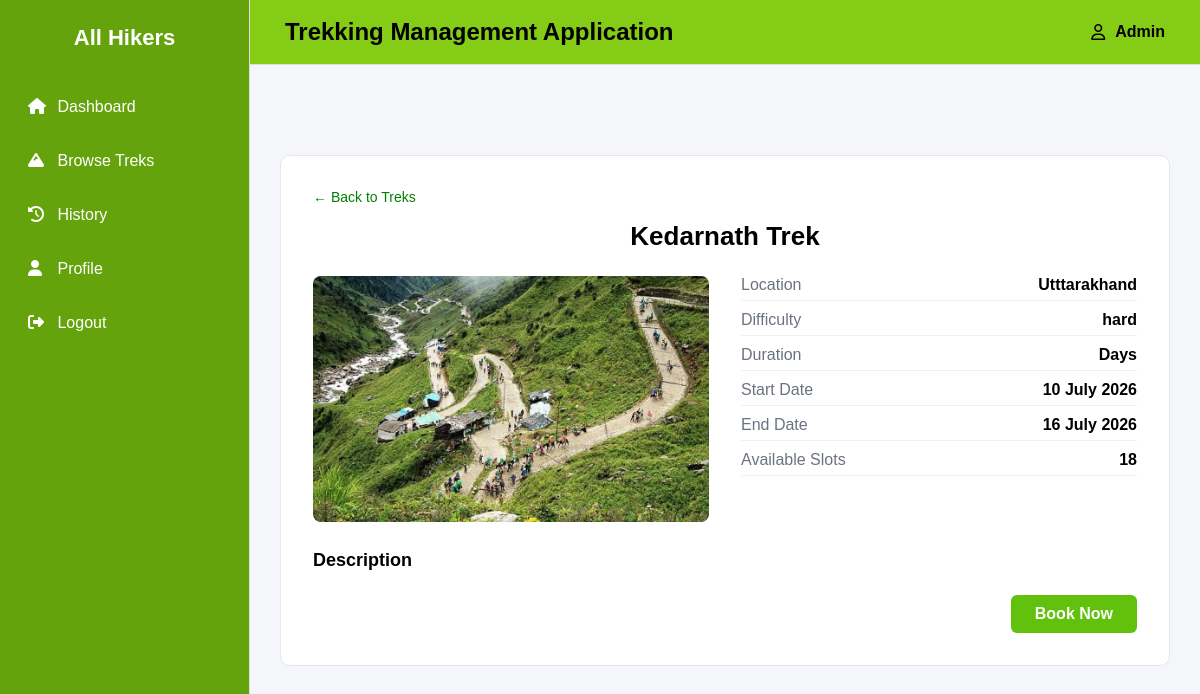
Before: /user_dashboard/browse_treks/1 with the older database file.
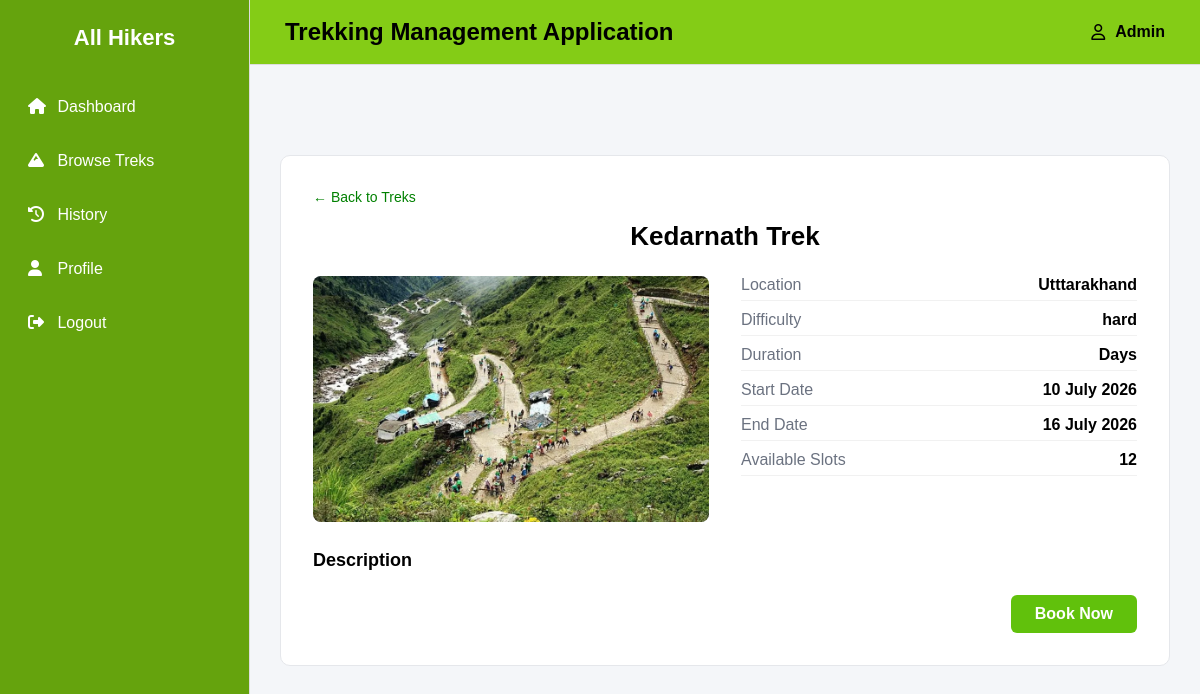
After: the same page with the newer database file.
### backend/models.py (models this page shows)
class Trek(db.Model):
    __tablename__="trek"
    id = db.Column(db.Integer,primary_key=True)
    trek_name = db.Column(db.String,nullable=False)
    location = db.Column(db.String,nullable=False)
    difficulty = db.Column(db.String,nullable=False)
    duration_days = db.Column(db.Integer,nullable=False)
    available_slots = db.Column(db.Integer,nullable=False)
    assigned_staff_id = db.Column(db.Integer, db.ForeignKey("staff_profile.id"),nullable=True)
    status = db.Column(db.String,default="Available")
    start_date = db.Column(db.Date,nullable=False)
    end_date = db.Column(db.Date,nullable=False)
    bookings=db.relationship("Booking",cascade="all,delete",backref="trek",lazy=True) #Trek can access all of its bookings

### backend/controllers.py (the view)
@auth_bp.route('/user_dashboard/browse_treks/<int:trek_id>')
def trek_details(trek_id):
    trek = Trek.query.get(trek_id)
    if not trek:
        flash('Trek not found', 'danger')
        return redirect(url_for('auth.user_dashboard', name=session.get('username'), id=session.get('id')))
    slug = trek.trek_name.strip().lower().replace(' ', '_') + '.html'
    return render_template([slug, 'trek_details_generic.html'], trek=trek)

### templates/kedarnath_trek.html (shortened to what this page needs)
{% extends "base.html" %}
{% block content %}
<link rel="stylesheet" href="{{ url_for('static', filename='css/trek_details.css') }}">
<div class="trek-detail-container">
    <a href="{{ url_for('auth.browse_treks') }}" class="back-link">&larr; Back to Treks</a>
    <h1 class="trek-title">Kedarnath Trek</h1>
    <div class="trek-detail-grid">
        <div class="trek-image">
                <img src="/static/images/Trekking-Routes-Kedarnath.webp" alt="{{ trek.name }}">
        </div>
        <div class="trek-info">
            <div class="info-row">
                <span class="info-label">Location</span>
                <span class="info-value">{{ trek.location }}</span>
            </div>
            <div class="info-row">
                <span class="info-label">Difficulty</span>
                <span class="info-value">{{ trek.difficulty }}</span>
            </div>
            <div class="info-row">
                <span class="info-label">Duration</span>
                <span class="info-value">{{ trek.duration }} Days</span>
            </div>
            <div class="info-row">
                <span class="info-label">Start Date</span>
                <span class="info-value">{{ trek.start_date.strftime('%d %B %Y') }}</span>
            </div>
            <div class="info-row">
                <span class="info-label">End Date</span>
                <span class="info-value">{{ trek.end_date.strftime('%d %B %Y') }}</span>
            </div>
            <div class="info-row">
                <span class="info-label">Available Slots</span>
                <span class="info-value">{{ trek.available_slots }}</span>
            </div>
        </div>
    </div>
    <div class="trek-description">
        <h2>Description</h2>
    </div>
    <div class="trek-actions">
        {% if trek.available_slots > 0 %}
            <a href="{{ url_for('auth.book_trek', trek_id=trek.id) }}" class="btn btn-primary">Book Now</a>
        {% else %}
            <button class="btn btn-disabled" disabled>Fully Booked</button>
        {% endif %}
    </div>
</div>
{% endblock %}

Changed rows visible on the page:
changed Trek "Utttarakhand": available_slots "18" → "12"
